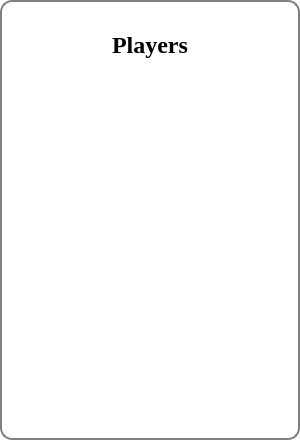
   <widget class="QWidget" name="players_name" native="true">
    <property name="geometry">
     <rect>
      <x>10</x>
      <y>10</y>
      <width>300</width>
      <height>440</height>
     </rect>
    </property>
    <property name="styleSheet">
     <string notr="true">background-color: rgb(255, 255, 255);
border: 2px solid gray;
border-radius: 12px;</string>
    </property>
    <widget class="QLabel" name="player_label">
     <property name="geometry">
      <rect>
       <x>15</x>
       <y>10</y>
       <width>270</width>
       <height>70</height>
      </rect>
     </property>
     <property name="font">
      <font>
       <family>Times New Roman</family>
       <pointsize>18</pointsize>
       <weight>75</weight>
       <bold>true</bold>
       <kerning>true</kerning>
      </font>
     </property>
     <property name="styleSheet">
      <string notr="true">border: 0 solid rgba(0,0,0,0);</string>
     </property>
     <property name="frameShape">
      <enum>QFrame::NoFrame</enum>
     </property>
     <property name="frameShadow">
      <enum>QFrame::Plain</enum>
     </property>
     <property name="text">
      <string>Players</string>
     </property>
     <property name="alignment">
      <set>Qt::AlignCenter</set>
     </property>
     <property name="buddy">
      <cstring></cstring>
     </property>
    </widget>
    <widget class="QLabel" name="name_1">
     <property name="geometry">
      <rect>
       <x>10</x>
       <y>120</y>
       <width>280</width>
       <height>50</height>
      </rect>
     </property>
     <property name="font">
      <font>
       <family>Times New Roman</family>
       <pointsize>16</pointsize>
       <weight>50</weight>
       <bold>false</bold>
       <kerning>true</kerning>
      </font>
     </property>
     <property name="styleSheet">
      <string notr="true">border: 0 solid rgba(0,0,0,0);</string>
     </property>
     <property name="frameShape">
      <enum>QFrame::NoFrame</enum>
     </property>
     <property name="frameShadow">
      <enum>QFrame::Plain</enum>
     </property>
     <property name="text">
      <string/>
     </property>
     <property name="alignment">
      <set>Qt::AlignLeading|Qt::AlignLeft|Qt::AlignVCenter</set>
     </property>
     <property name="buddy">
      <cstring></cstring>
     </property>
    </widget>
    <widget class="QLabel" name="name_2">
     <property name="geometry">
      <rect>
       <x>10</x>
       <y>190</y>
       <width>280</width>
       <height>50</height>
      </rect>
     </property>
     <property name="font">
      <font>
       <family>Times New Roman</family>
       <pointsize>16</pointsize>
       <weight>50</weight>
       <bold>false</bold>
       <kerning>true</kerning>
      </font>
     </property>
     <property name="styleSheet">
      <string notr="true">border: 0 solid rgba(0,0,0,0);</string>
     </property>
     <property name="frameShape">
      <enum>QFrame::NoFrame</enum>
     </property>
     <property name="frameShadow">
      <enum>QFrame::Plain</enum>
     </property>
     <property name="text">
      <string/>
     </property>
     <property name="alignment">
      <set>Qt::AlignLeading|Qt::AlignLeft|Qt::AlignVCenter</set>
     </property>
     <property name="buddy">
      <cstring></cstring>
     </property>
    </widget>
    <widget class="QLabel" name="name_3">
     <property name="geometry">
      <rect>
       <x>10</x>
       <y>260</y>
       <width>280</width>
       <height>50</height>
      </rect>
     </property>
     <property name="font">
      <font>
       <family>Times New Roman</family>
       <pointsize>16</pointsize>
       <weight>50</weight>
       <bold>false</bold>
       <kerning>true</kerning>
      </font>
     </property>
     <property name="styleSheet">
      <string notr="true">border: 0 solid rgba(0,0,0,0);</string>
     </property>
     <property name="frameShape">
      <enum>QFrame::NoFrame</enum>
     </property>
     <property name="frameShadow">
      <enum>QFrame::Plain</enum>
     </property>
     <property name="text">
      <string/>
     </property>
     <property name="alignment">
      <set>Qt::AlignLeading|Qt::AlignLeft|Qt::AlignVCenter</set>
     </property>
     <property name="buddy">
      <cstring></cstring>
     </property>
    </widget>
    <widget class="QLabel" name="name_4">
     <property name="geometry">
      <rect>
       <x>10</x>
       <y>330</y>
       <width>280</width>
       <height>50</height>
      </rect>
     </property>
     <property name="font">
      <font>
       <family>Times New Roman</family>
       <pointsize>16</pointsize>
       <weight>50</weight>
       <bold>false</bold>
       <kerning>true</kerning>
      </font>
     </property>
     <property name="styleSheet">
      <string notr="true">border: 0 solid rgba(0,0,0,0);</string>
     </property>
     <property name="frameShape">
      <enum>QFrame::NoFrame</enum>
     </property>
     <property name="frameShadow">
      <enum>QFrame::Plain</enum>
     </property>
     <property name="text">
      <string/>
     </property>
     <property name="alignment">
      <set>Qt::AlignLeading|Qt::AlignLeft|Qt::AlignVCenter</set>
     </property>
     <property name="buddy">
      <cstring></cstring>
     </property>
    </widget>
   </widget>
